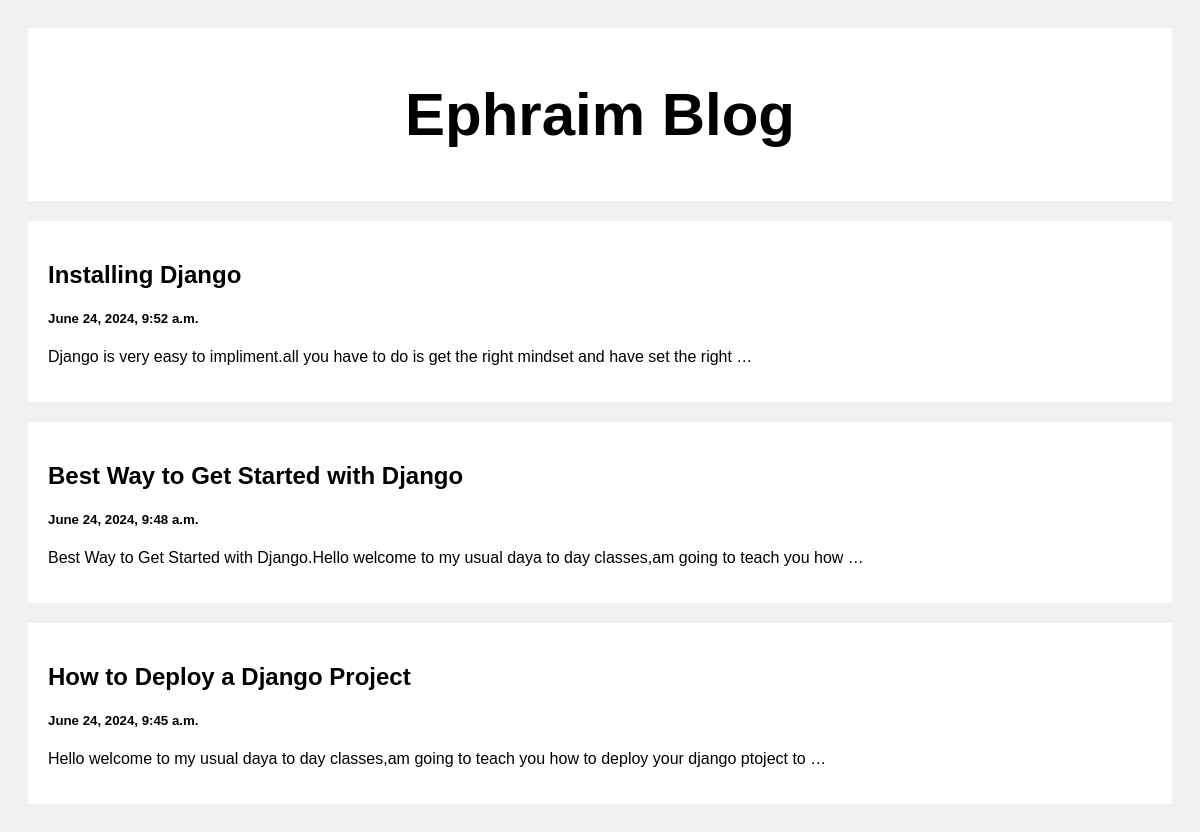
The page / on the database its author committed.
### posts/models.py (models this page shows)
class Post(models.Model):
    title = models.CharField(max_length=100)
    body = models.CharField(max_length=1000000)
    created_at = models.DateTimeField(default=datetime.now,blank=True)

### posts/views.py (the view)
# urls.py: path('', views.index, name='index'),
def index(request):
    posts = Post.objects.all()
    return render(request,'index.html',{'posts':posts})

### templates/index.html (shortened to what this page needs)
<!DOCTYPE html>
<html>
<head>
</head>
<body>
<div class="header">
  <h2>Ephraim Blog</h2>
</div>
<div class="row">
  <div class="leftcolumn">
    {% for post in posts reversed %}
    <div class="card">
      <a style="text-decoration: none; color: black;" href="/post/{{post.id}}">
        <h2>{{post.title}}</h2>
        <h5>{{post.created_at}}</h5>
        <p>{{post.body|truncatewords:20}}</p>
      </a>
    </div>
    {% endfor %}
  </div>
</div>
</body>
</html>

### templates/index.html (style rules this page uses)
* { box-sizing: border-box; }
body { font-family: Arial; padding: 20px; background: #f1f1f1; }
.header { padding: 2px; font-size: 40px; text-align: center; background: white; }
.leftcolumn { float: left; width: 100%; }
.card { background-color: white; padding: 20px; margin-top: 20px; }
.row:after { content: ""; display: table; clear: both; }

### rows shown on the page
Post: title "Installing Django", created_at "June 24, 2024, 9:52 a.m.", body "Django is very easy to impliment.all you have to do is get the right mindset and have set the right …"
Post: title "Best Way to Get Started with Django", created_at "June 24, 2024, 9:48 a.m.", body "Best Way to Get Started with Django.Hello welcome to my usual daya to day classes,am going to teach you how …"
Post: title "How to Deploy a Django Project", created_at "June 24, 2024, 9:45 a.m.", body "Hello welcome to my usual daya to day classes,am going to teach you how to deploy your django ptoject to …"
